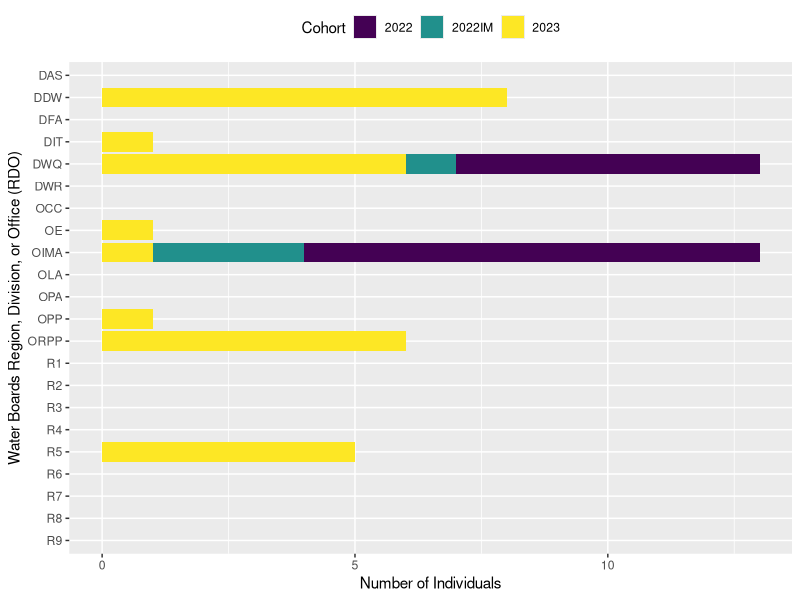

Here is the R script that generated this plot:
## ---- chunk 1
#| label: rdo
#| fig-cap: "Number of individual participants in each Water Boards Region, Division, or Office (RDO) by Water Boards Openscapes Cohort."
#| warning: false

library(readr)
library(tidyr)
library(ggplot2)
library(viridis)


rdo = read_csv("annual-rdo.csv")
rdo_long <- gather(rdo, Cohort, Count, '2022':'2023')
rdo_long$RDO <- factor(rdo_long$RDO, levels=rev(unique(rdo_long$RDO)))


ggplot(rdo_long, aes(fill=Cohort, x=Count, y=RDO)) + 
  geom_bar(position="stack", stat="identity") +
  theme(legend.position = "top") +
  xlab("Number of Individuals") + 
  ylab("Water Boards Region, Division, or Office (RDO)") +
  scale_fill_viridis(discrete = TRUE, option = "viridis")

